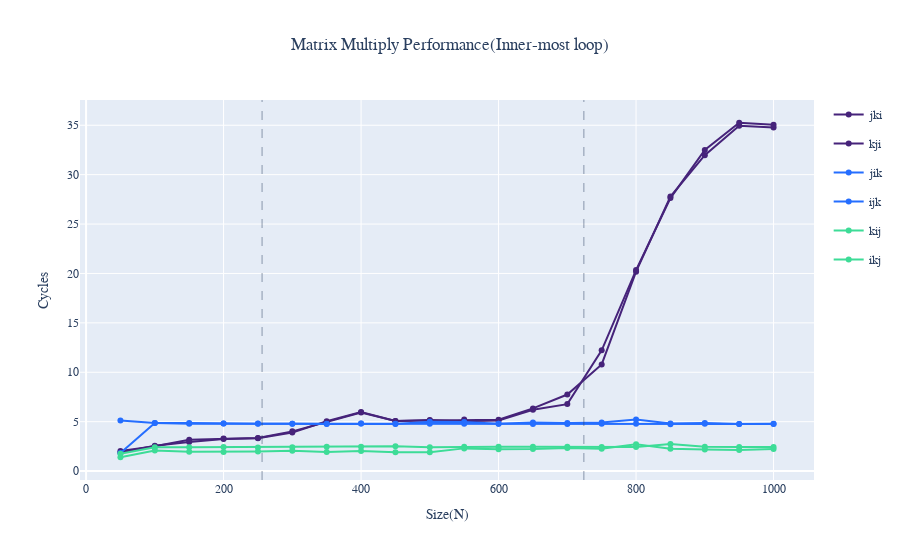

Write notebook code for a chart like this one.
### Markdown cell above
## Plot inner-most loop cycles per fn

### Code cell
bench_id = 4 # final for inner-most loop
results_sql =f"""select N, fn, (value / N) as value from result where bench_id = {bench_id}"""
df = conn.sql(results_sql).pl()
df = df.pivot(values="value",index="N", columns="fn")
total_df = df.to_pandas()
figAC = px.line(total_df, **fig_args(cols, "AC"))
figAB = px.line(total_df, **fig_args(cols, "AB"))
figBC = px.line(total_df, **fig_args(cols, "BC"))

layout = {
    "font": {"family": "Courier New"},
    "title_text": "Matrix Multiply Performance(Inner-most loop)",
    "title_x": 0.5,
    "xaxis_title":"Size(N)",
    "yaxis_title":"Cycles",
    "height": 700
}

fig = go.Figure(layout=layout,data=figAC.data + figAB.data + figBC.data)
fig.add_vline(x=l2_cutoff, line_width=0.5, line_dash="dash")
fig.add_vline(x=l3_cutoff, line_width=0.5, line_dash="dash")
# fig.update_yaxes(type="log")
fig.show()

### Figure 1 — Plotly figure (JSON) as saved in the notebook; plotly's stock layout.template omitted (floating-point values rounded to 4 significant figures)
{"data": [{"hovertemplate": "variable=jki<br>N=%{x}<br>value=%{y}<extra></extra>", "legendgroup": "jki", "line": {"color": "#46237a", "dash": "solid"}, "marker": {"symbol": "circle"}, "mode": "markers+lines", "name": "jki", "orientation": "v", "showlegend": true, "type": "scatter", "x": [50, 100, 150, 200, 250, 300, 350, 400, 450, 500, 550, 600, 650, 700, 750, 800, 850, 900, 950, 1000], "xaxis": "x", "y": [2.04, 2.52, 3.173, 3.3, 3.36, 4.02, 4.966, 5.925, 5.076, 5.108, 5.215, 5.207, 6.342, 7.749, 10.79, 20.18, 27.78, 31.97, 34.95, 34.77], "yaxis": "y"}, {"hovertemplate": "variable=kji<br>N=%{x}<br>value=%{y}<extra></extra>", "legendgroup": "kji", "line": {"color": "#46237a", "dash": "solid"}, "marker": {"symbol": "circle"}, "mode": "markers+lines", "name": "kji", "orientation": "v", "showlegend": true, "type": "scatter", "x": [50, 100, 150, 200, 250, 300, 350, 400, 450, 500, 550, 600, 650, 700, 750, 800, 850, 900, 950, 1000], "xaxis": "x", "y": [1.88, 2.56, 2.933, 3.25, 3.328, 3.893, 5.04, 5.97, 5.071, 5.164, 5.04, 5.113, 6.212, 6.777, 12.23, 20.34, 27.63, 32.5, 35.25, 35.05], "yaxis": "y"}, {"hovertemplate": "variable=jik<br>N=%{x}<br>value=%{y}<extra></extra>", "legendgroup": "jik", "line": {"color": "#256eff", "dash": "solid"}, "marker": {"symbol": "circle"}, "mode": "markers+lines", "name": "jik", "orientation": "v", "showlegend": true, "type": "scatter", "x": [50, 100, 150, 200, 250, 300, 350, 400, 450, 500, 550, 600, 650, 700, 750, 800, 850, 900, 950, 1000], "xaxis": "x", "y": [5.12, 4.86, 4.8, 4.82, 4.824, 4.793, 4.771, 4.805, 4.773, 5, 4.978, 4.787, 4.914, 4.869, 4.909, 5.21, 4.828, 4.878, 4.762, 4.778], "yaxis": "y"}, {"hovertemplate": "variable=ijk<br>N=%{x}<br>value=%{y}<extra></extra>", "legendgroup": "ijk", "line": {"color": "#256eff", "dash": "solid"}, "marker": {"symbol": "circle"}, "mode": "markers+lines", "name": "ijk", "orientation": "v", "showlegend": true, "type": "scatter", "x": [50, 100, 150, 200, 250, 300, 350, 400, 450, 500, 550, 600, 650, 700, 750, 800, 850, 900, 950, 1000], "xaxis": "x", "y": [1.84, 4.86, 4.867, 4.81, 4.792, 4.787, 4.783, 4.81, 4.796, 4.796, 4.793, 4.783, 4.775, 4.769, 4.781, 4.795, 4.741, 4.789, 4.771, 4.77], "yaxis": "y"}, {"hovertemplate": "variable=kij<br>N=%{x}<br>value=%{y}<extra></extra>", "legendgroup": "kij", "line": {"color": "#3ddc97", "dash": "solid"}, "marker": {"symbol": "circle"}, "mode": "markers+lines", "name": "kij", "orientation": "v", "showlegend": true, "type": "scatter", "x": [50, 100, 150, 200, 250, 300, 350, 400, 450, 500, 550, 600, 650, 700, 750, 800, 850, 900, 950, 1000], "xaxis": "x", "y": [1.76, 2.42, 2.413, 2.43, 2.392, 2.4, 2.457, 2.45, 2.507, 2.412, 2.455, 2.463, 2.452, 2.457, 2.445, 2.43, 2.751, 2.456, 2.446, 2.434], "yaxis": "y"}, {"hovertemplate": "variable=ikj<br>N=%{x}<br>value=%{y}<extra></extra>", "legendgroup": "ikj", "line": {"color": "#3ddc97", "dash": "solid"}, "marker": {"symbol": "circle"}, "mode": "markers+lines", "name": "ikj", "orientation": "v", "showlegend": true, "type": "scatter", "x": [50, 100, 150, 200, 250, 300, 350, 400, 450, 500, 550, 600, 650, 700, 750, 800, 850, 900, 950, 1000], "xaxis": "x", "y": [1.4, 2.08, 1.947, 1.93, 1.976, 2.047, 1.926, 2.02, 1.911, 1.9, 2.298, 2.21, 2.234, 2.34, 2.269, 2.717, 2.264, 2.187, 2.126, 2.242], "yaxis": "y"}], "layout": {"autosize": true, "font": {"family": "Courier New"}, "shapes": [{"line": {"dash": "dash", "width": 0.5}, "type": "line", "x0": 256, "x1": 256, "xref": "x", "y0": 0, "y1": 1, "yref": "y domain"}, {"line": {"dash": "dash", "width": 0.5}, "type": "line", "x0": 724.1, "x1": 724.1, "xref": "x", "y0": 0, "y1": 1, "yref": "y domain"}], "title": {"text": "Matrix Multiply Performance(Inner-most loop)", "x": 0.5}, "xaxis": {"autorange": true, "range": [-7.509, 1058.0], "title": {"text": "Size(N)"}, "type": "linear"}, "yaxis": {"autorange": true, "range": [-0.787, 37.44], "title": {"text": "Cycles"}, "type": "linear"}}}
